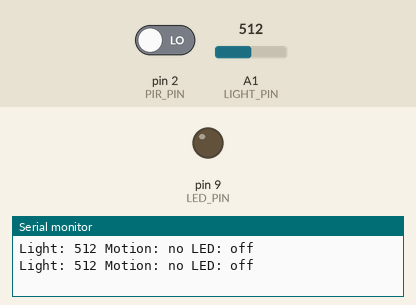
Recording of a sketch running on a simulated Arduino Uno, built with avr-gcc and run on an emulated ATmega328P. On the bench: output pins drawn as LEDs (lit = HIGH), the last lines printed to the serial monitor. The test bench sets the inputs (shaded band); at power-on: A1 (LIGHT_PIN) = 512, pin 2 (PIR_PIN) LOW.

Above: at 2.8 s.
2.9 s: A1 (LIGHT_PIN) set to 466
4.4 s: A1 (LIGHT_PIN) set to 432
At 5.9 s:
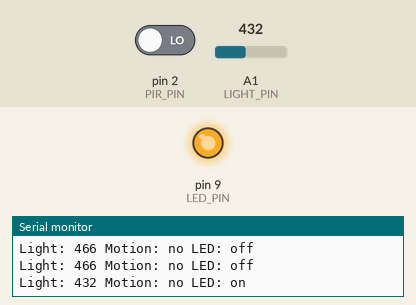
Timing chart, 0 to 7.4 s (numbered marks = the images above; inputs shaded):
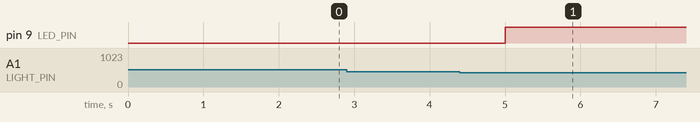

The sketch:

Challenge04_PrintStatus.ino
```cpp
// Complete example solution for Lesson19, challenge 04.
const int LIGHT_PIN = A1, PIR_PIN = 2, LED_PIN = 9;
void setup() {
  pinMode(PIR_PIN, INPUT);
  pinMode(LED_PIN, OUTPUT);
  Serial.begin(9600);
}
void loop() {
  static unsigned long printedAt = 0;
  if (millis()-printedAt >= 1000) {
    printedAt = millis();
    int light = analogRead(LIGHT_PIN);
    int motion = digitalRead(PIR_PIN);
    bool on = light<450 || motion == HIGH;
    digitalWrite(LED_PIN, on);
    Serial.print("Light: ");
    Serial.print(light);
    Serial.print(" Motion: ");
    Serial.print(motion == HIGH?"yes":"no");
    Serial.print(" LED: ");
    Serial.println(on?"on":"off");
  }
}
```

Measured:
- the behaviour switches between 450 and 449 on A1 (LIGHT_PIN) (found by bisection; images 0 and 1)
- after the input at 4.4 s, pin 9 (LED_PIN): LOW → HIGH after 0.60 s
